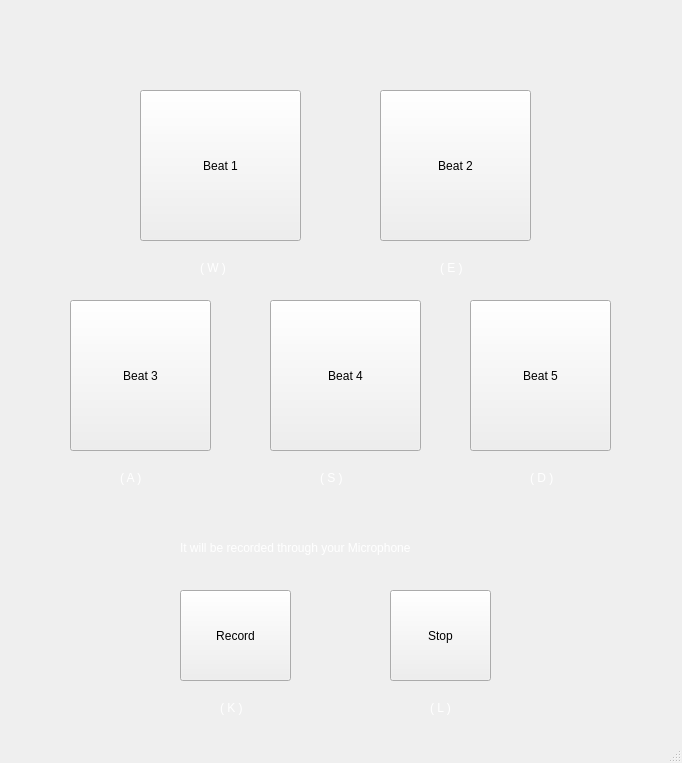
<?xml version="1.0" encoding="UTF-8"?>
<ui version="4.0">
 <class>MainWindow</class>
 <widget class="QMainWindow" name="MainWindow">
  <property name="geometry">
   <rect>
    <x>0</x>
    <y>0</y>
    <width>682</width>
    <height>763</height>
   </rect>
  </property>
  <property name="windowTitle">
   <string>MainWindow</string>
  </property>
  <property name="autoFillBackground">
   <bool>false</bool>
  </property>
  <property name="styleSheet">
   <string notr="true">background-image: url(:/files/resources/background.jpg);</string>
  </property>
  <widget class="QWidget" name="centralwidget">
   <widget class="QPushButton" name="pushButton">
    <property name="geometry">
     <rect>
      <x>140</x>
      <y>90</y>
      <width>161</width>
      <height>151</height>
     </rect>
    </property>
    <property name="styleSheet">
     <string notr="true">border-image: url(:/files/resources/base.jfif);</string>
    </property>
    <property name="text">
     <string>Beat 1</string>
    </property>
   </widget>
   <widget class="QPushButton" name="pushButton_2">
    <property name="geometry">
     <rect>
      <x>380</x>
      <y>90</y>
      <width>151</width>
      <height>151</height>
     </rect>
    </property>
    <property name="styleSheet">
     <string notr="true">
border-image: url(:/files/resources/hihat2.jfif);</string>
    </property>
    <property name="text">
     <string>Beat 2</string>
    </property>
   </widget>
   <widget class="QPushButton" name="pushButton_3">
    <property name="geometry">
     <rect>
      <x>70</x>
      <y>300</y>
      <width>141</width>
      <height>151</height>
     </rect>
    </property>
    <property name="styleSheet">
     <string notr="true">border-image: url(:/files/resources/hihat1.jfif);</string>
    </property>
    <property name="text">
     <string>Beat 3</string>
    </property>
   </widget>
   <widget class="QPushButton" name="pushButton_4">
    <property name="geometry">
     <rect>
      <x>270</x>
      <y>300</y>
      <width>151</width>
      <height>151</height>
     </rect>
    </property>
    <property name="styleSheet">
     <string notr="true">border-image: url(:/files/resources/snare.jfif);</string>
    </property>
    <property name="text">
     <string>Beat 4</string>
    </property>
   </widget>
   <widget class="QPushButton" name="pushButton_5">
    <property name="geometry">
     <rect>
      <x>470</x>
      <y>300</y>
      <width>141</width>
      <height>151</height>
     </rect>
    </property>
    <property name="styleSheet">
     <string notr="true">border-image: url(:/files/resources/stick.jfif);</string>
    </property>
    <property name="text">
     <string>Beat 5</string>
    </property>
   </widget>
   <widget class="QPushButton" name="pushButton_6">
    <property name="geometry">
     <rect>
      <x>180</x>
      <y>590</y>
      <width>111</width>
      <height>91</height>
     </rect>
    </property>
    <property name="styleSheet">
     <string notr="true">border-image: url(:/files/resources/Record.png);</string>
    </property>
    <property name="text">
     <string>Record</string>
    </property>
   </widget>
   <widget class="QPushButton" name="pushButton_7">
    <property name="geometry">
     <rect>
      <x>390</x>
      <y>590</y>
      <width>101</width>
      <height>91</height>
     </rect>
    </property>
    <property name="styleSheet">
     <string notr="true">border-image: url(:/files/resources/stop.png);</string>
    </property>
    <property name="text">
     <string>Stop</string>
    </property>
   </widget>
   <widget class="QLabel" name="label_2">
    <property name="geometry">
     <rect>
      <x>180</x>
      <y>540</y>
      <width>301</width>
      <height>16</height>
     </rect>
    </property>
    <property name="styleSheet">
     <string notr="true">color : White;</string>
    </property>
    <property name="text">
     <string>It will be recorded through your Microphone</string>
    </property>
   </widget>
   <widget class="QLabel" name="label_3">
    <property name="geometry">
     <rect>
      <x>200</x>
      <y>260</y>
      <width>41</width>
      <height>16</height>
     </rect>
    </property>
    <property name="styleSheet">
     <string notr="true">color : White;</string>
    </property>
    <property name="text">
     <string>( W )</string>
    </property>
   </widget>
   <widget class="QLabel" name="label_4">
    <property name="geometry">
     <rect>
      <x>440</x>
      <y>260</y>
      <width>31</width>
      <height>16</height>
     </rect>
    </property>
    <property name="styleSheet">
     <string notr="true">color : White;</string>
    </property>
    <property name="text">
     <string>( E )</string>
    </property>
   </widget>
   <widget class="QLabel" name="label_5">
    <property name="geometry">
     <rect>
      <x>120</x>
      <y>470</y>
      <width>31</width>
      <height>16</height>
     </rect>
    </property>
    <property name="styleSheet">
     <string notr="true">color : White;</string>
    </property>
    <property name="text">
     <string>( A )</string>
    </property>
   </widget>
   <widget class="QLabel" name="label_6">
    <property name="geometry">
     <rect>
      <x>320</x>
      <y>470</y>
      <width>31</width>
      <height>16</height>
     </rect>
    </property>
    <property name="styleSheet">
     <string notr="true">color : White;</string>
    </property>
    <property name="text">
     <string>( S )</string>
    </property>
   </widget>
   <widget class="QLabel" name="label_7">
    <property name="geometry">
     <rect>
      <x>530</x>
      <y>470</y>
      <width>31</width>
      <height>16</height>
     </rect>
    </property>
    <property name="styleSheet">
     <string notr="true">color : White;</string>
    </property>
    <property name="text">
     <string>( D )</string>
    </property>
   </widget>
   <widget class="QLabel" name="label_8">
    <property name="geometry">
     <rect>
      <x>220</x>
      <y>700</y>
      <width>31</width>
      <height>16</height>
     </rect>
    </property>
    <property name="styleSheet">
     <string notr="true">color : White;</string>
    </property>
    <property name="text">
     <string>( K )</string>
    </property>
   </widget>
   <widget class="QLabel" name="label_9">
    <property name="geometry">
     <rect>
      <x>430</x>
      <y>700</y>
      <width>31</width>
      <height>16</height>
     </rect>
    </property>
    <property name="autoFillBackground">
     <bool>false</bool>
    </property>
    <property name="styleSheet">
     <string notr="true">color : White;</string>
    </property>
    <property name="text">
     <string>( L )</string>
    </property>
   </widget>
  </widget>
  <widget class="QStatusBar" name="statusbar"/>
 </widget>
 <resources/>
 <connections/>
</ui>
